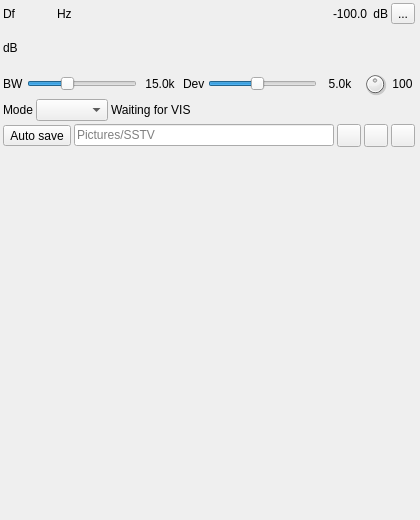
<?xml version="1.0" encoding="UTF-8"?>
<ui version="4.0">
 <class>SSTVDemodGUI</class>
 <widget class="RollupContents" name="SSTVDemodGUI">
  <property name="geometry">
   <rect>
    <x>0</x>
    <y>0</y>
    <width>420</width>
    <height>520</height>
   </rect>
  </property>
  <property name="sizePolicy">
   <sizepolicy hsizetype="Expanding" vsizetype="Expanding">
    <horstretch>0</horstretch>
    <verstretch>0</verstretch>
   </sizepolicy>
  </property>
  <property name="minimumSize">
   <size>
    <width>400</width>
    <height>0</height>
   </size>
  </property>
  <property name="font">
   <font>
    <family>Liberation Sans</family>
    <pointsize>9</pointsize>
   </font>
  </property>
  <property name="windowTitle">
   <string>SSTV Demodulator</string>
  </property>
  <widget class="QWidget" name="settingsContainer" native="true">
   <property name="geometry">
    <rect>
     <x>0</x>
     <y>0</y>
     <width>418</width>
     <height>150</height>
    </rect>
   </property>
   <property name="minimumSize">
    <size>
     <width>400</width>
     <height>0</height>
    </size>
   </property>
   <property name="windowTitle">
    <string>Settings</string>
   </property>
   <layout class="QVBoxLayout" name="settingsLayout">
    <property name="spacing">
     <number>3</number>
    </property>
    <property name="leftMargin">
     <number>3</number>
    </property>
    <property name="topMargin">
     <number>3</number>
    </property>
    <property name="rightMargin">
     <number>3</number>
    </property>
    <property name="bottomMargin">
     <number>3</number>
    </property>
    <item>
     <layout class="QHBoxLayout" name="frequencyPowerLayout">
      <item>
       <widget class="QLabel" name="deltaFrequencyLabel">
        <property name="minimumSize">
         <size>
          <width>16</width>
          <height>0</height>
         </size>
        </property>
        <property name="text">
         <string>Df</string>
        </property>
       </widget>
      </item>
      <item>
       <widget class="ValueDialZ" name="deltaFrequency" native="true">
        <property name="sizePolicy">
         <sizepolicy hsizetype="Maximum" vsizetype="Maximum">
          <horstretch>0</horstretch>
          <verstretch>0</verstretch>
         </sizepolicy>
        </property>
        <property name="minimumSize">
         <size>
          <width>32</width>
          <height>16</height>
         </size>
        </property>
        <property name="font">
         <font>
          <family>Liberation Mono</family>
          <pointsize>12</pointsize>
         </font>
        </property>
        <property name="cursor">
         <cursorShape>PointingHandCursor</cursorShape>
        </property>
        <property name="focusPolicy">
         <enum>Qt::StrongFocus</enum>
        </property>
        <property name="toolTip">
         <string>Demod shift frequency from center in Hz</string>
        </property>
       </widget>
      </item>
      <item>
       <widget class="QLabel" name="deltaFrequencyUnits">
        <property name="text">
         <string>Hz </string>
        </property>
       </widget>
      </item>
      <item>
       <spacer name="frequencySpacer">
        <property name="orientation">
         <enum>Qt::Horizontal</enum>
        </property>
        <property name="sizeHint" stdset="0">
         <size>
          <width>40</width>
          <height>20</height>
         </size>
        </property>
       </spacer>
      </item>
      <item>
       <widget class="QLabel" name="channelPower">
        <property name="toolTip">
         <string>Channel power</string>
        </property>
        <property name="layoutDirection">
         <enum>Qt::RightToLeft</enum>
        </property>
        <property name="text">
         <string>-100.0</string>
        </property>
        <property name="alignment">
         <set>Qt::AlignRight|Qt::AlignTrailing|Qt::AlignVCenter</set>
        </property>
       </widget>
      </item>
      <item>
       <widget class="QLabel" name="channelPowerUnits">
        <property name="text">
         <string> dB</string>
        </property>
       </widget>
      </item>
      <item>
       <widget class="QToolButton" name="audioMute">
        <property name="toolTip">
         <string>Left: Mute/Unmute audio Right: Select audio output device</string>
        </property>
        <property name="text">
         <string>...</string>
        </property>
        <property name="icon">
         <iconset resource="../../../sdrgui/resources/res.qrc">
          <normaloff>:/sound_on.png</normaloff>
          <normalon>:/sound_off.png</normalon>:/sound_on.png</iconset>
        </property>
        <property name="checkable">
         <bool>true</bool>
        </property>
       </widget>
      </item>
     </layout>
    </item>
    <item>
     <layout class="QHBoxLayout" name="powerMeterLayout">
      <item>
       <widget class="QLabel" name="channelPowerMeterUnits">
        <property name="text">
         <string>dB</string>
        </property>
       </widget>
      </item>
      <item>
       <widget class="LevelMeterSignalDB" name="channelPowerMeter" native="true">
        <property name="sizePolicy">
         <sizepolicy hsizetype="Expanding" vsizetype="MinimumExpanding">
          <horstretch>0</horstretch>
          <verstretch>0</verstretch>
         </sizepolicy>
        </property>
        <property name="minimumSize">
         <size>
          <width>0</width>
          <height>24</height>
         </size>
        </property>
        <property name="font">
         <font>
          <family>Liberation Mono</family>
          <pointsize>8</pointsize>
         </font>
        </property>
        <property name="toolTip">
         <string>Level meter (dB) top trace: average, bottom trace: instantaneous peak, tip: peak hold</string>
        </property>
       </widget>
      </item>
     </layout>
    </item>
    <item>
     <layout class="QHBoxLayout" name="rfLayout">
      <item>
       <widget class="QLabel" name="rfBWLabel">
        <property name="text">
         <string>BW</string>
        </property>
       </widget>
      </item>
      <item>
       <widget class="QSlider" name="rfBW">
        <property name="toolTip">
         <string>RF bandwidth (kHz)</string>
        </property>
        <property name="minimum">
         <number>20</number>
        </property>
        <property name="maximum">
         <number>400</number>
        </property>
        <property name="pageStep">
         <number>10</number>
        </property>
        <property name="value">
         <number>150</number>
        </property>
        <property name="orientation">
         <enum>Qt::Horizontal</enum>
        </property>
       </widget>
      </item>
      <item>
       <widget class="QLabel" name="rfBWText">
        <property name="minimumSize">
         <size>
          <width>40</width>
          <height>0</height>
         </size>
        </property>
        <property name="text">
         <string>15.0k</string>
        </property>
        <property name="alignment">
         <set>Qt::AlignCenter</set>
        </property>
       </widget>
      </item>
      <item>
       <widget class="QLabel" name="fmDevLabel">
        <property name="text">
         <string>Dev</string>
        </property>
       </widget>
      </item>
      <item>
       <widget class="QSlider" name="fmDev">
        <property name="toolTip">
         <string>FM peak deviation (kHz). Only scales the audio output level.</string>
        </property>
        <property name="minimum">
         <number>10</number>
        </property>
        <property name="maximum">
         <number>100</number>
        </property>
        <property name="pageStep">
         <number>5</number>
        </property>
        <property name="value">
         <number>50</number>
        </property>
        <property name="orientation">
         <enum>Qt::Horizontal</enum>
        </property>
       </widget>
      </item>
      <item>
       <widget class="QLabel" name="fmDevText">
        <property name="minimumSize">
         <size>
          <width>40</width>
          <height>0</height>
         </size>
        </property>
        <property name="text">
         <string>5.0k</string>
        </property>
        <property name="alignment">
         <set>Qt::AlignCenter</set>
        </property>
       </widget>
      </item>
      <item>
       <widget class="QDial" name="volume">
        <property name="maximumSize">
         <size>
          <width>24</width>
          <height>24</height>
         </size>
        </property>
        <property name="toolTip">
         <string>Audio volume</string>
        </property>
        <property name="maximum">
         <number>200</number>
        </property>
        <property name="value">
         <number>100</number>
        </property>
       </widget>
      </item>
      <item>
       <widget class="QLabel" name="volumeText">
        <property name="minimumSize">
         <size>
          <width>25</width>
          <height>0</height>
         </size>
        </property>
        <property name="toolTip">
         <string>Audio volume (%)</string>
        </property>
        <property name="text">
         <string>100</string>
        </property>
        <property name="alignment">
         <set>Qt::AlignCenter</set>
        </property>
       </widget>
      </item>
     </layout>
    </item>
    <item>
     <layout class="QHBoxLayout" name="modeLayout">
      <item>
       <widget class="QLabel" name="modeLabel">
        <property name="text">
         <string>Mode</string>
        </property>
       </widget>
      </item>
      <item>
       <widget class="QComboBox" name="mode">
        <property name="toolTip">
         <string>SSTV mode. Auto selects the mode from the VIS code at the start of each image. Otherwise the selected mode is used, and an image is also started from the sync pulses when the VIS code was missed.</string>
        </property>
       </widget>
      </item>
      <item>
       <widget class="QLabel" name="status">
        <property name="sizePolicy">
         <sizepolicy hsizetype="Expanding" vsizetype="Preferred">
          <horstretch>0</horstretch>
          <verstretch>0</verstretch>
         </sizepolicy>
        </property>
        <property name="toolTip">
         <string>Decoder status: mode and VIS code of the image being received, rows received and line rate correction</string>
        </property>
        <property name="text">
         <string>Waiting for VIS</string>
        </property>
       </widget>
      </item>
     </layout>
    </item>
    <item>
     <layout class="QHBoxLayout" name="saveLayout">
      <item>
       <widget class="ButtonSwitch" name="autoSave">
        <property name="toolTip">
         <string>Automatically save images to the folder on the right when they are complete (or when reception stops after at least a quarter of the image)</string>
        </property>
        <property name="text">
         <string>Auto save</string>
        </property>
        <property name="checkable">
         <bool>true</bool>
        </property>
       </widget>
      </item>
      <item>
       <widget class="QLineEdit" name="autoSavePath">
        <property name="toolTip">
         <string>Folder for automatically saved images. Empty for the Pictures/SSTV folder.</string>
        </property>
        <property name="placeholderText">
         <string>Pictures/SSTV</string>
        </property>
       </widget>
      </item>
      <item>
       <widget class="QToolButton" name="autoSavePathBrowse">
        <property name="toolTip">
         <string>Select the folder for automatically saved images</string>
        </property>
        <property name="icon">
         <iconset resource="../../../sdrgui/resources/res.qrc">
          <normaloff>:/load.png</normaloff>:/load.png</iconset>
        </property>
       </widget>
      </item>
      <item>
       <widget class="QToolButton" name="saveImage">
        <property name="toolTip">
         <string>Save the image to a file</string>
        </property>
        <property name="icon">
         <iconset resource="../../../sdrgui/resources/res.qrc">
          <normaloff>:/save.png</normaloff>:/save.png</iconset>
        </property>
       </widget>
      </item>
      <item>
       <widget class="QToolButton" name="clearImage">
        <property name="toolTip">
         <string>Clear the image and abandon the image being received</string>
        </property>
        <property name="icon">
         <iconset resource="../../../sdrgui/resources/res.qrc">
          <normaloff>:/bin.png</normaloff>:/bin.png</iconset>
        </property>
       </widget>
      </item>
     </layout>
    </item>
   </layout>
  </widget>
  <widget class="QWidget" name="imageContainer" native="true">
   <property name="geometry">
    <rect>
     <x>0</x>
     <y>160</y>
     <width>418</width>
     <height>340</height>
    </rect>
   </property>
   <property name="sizePolicy">
    <sizepolicy hsizetype="Expanding" vsizetype="Expanding">
     <horstretch>0</horstretch>
     <verstretch>0</verstretch>
    </sizepolicy>
   </property>
   <property name="windowTitle">
    <string>Image</string>
   </property>
   <layout class="QVBoxLayout" name="imageLayout">
    <property name="spacing">
     <number>2</number>
    </property>
    <property name="leftMargin">
     <number>3</number>
    </property>
    <property name="topMargin">
     <number>3</number>
    </property>
    <property name="rightMargin">
     <number>3</number>
    </property>
    <property name="bottomMargin">
     <number>3</number>
    </property>
    <item>
     <widget class="QLabel" name="image">
      <property name="sizePolicy">
       <sizepolicy hsizetype="Ignored" vsizetype="Ignored">
        <horstretch>0</horstretch>
        <verstretch>0</verstretch>
       </sizepolicy>
      </property>
      <property name="minimumSize">
       <size>
        <width>320</width>
        <height>240</height>
       </size>
      </property>
      <property name="toolTip">
       <string>Received image</string>
      </property>
      <property name="alignment">
       <set>Qt::AlignCenter</set>
      </property>
     </widget>
    </item>
   </layout>
  </widget>
 </widget>
 <customwidgets>
  <customwidget>
   <class>RollupContents</class>
   <extends>QWidget</extends>
   <header>gui/rollupcontents.h</header>
   <container>1</container>
  </customwidget>
  <customwidget>
   <class>ValueDialZ</class>
   <extends>QWidget</extends>
   <header>gui/valuedialz.h</header>
   <container>1</container>
  </customwidget>
  <customwidget>
   <class>ButtonSwitch</class>
   <extends>QToolButton</extends>
   <header>gui/buttonswitch.h</header>
  </customwidget>
  <customwidget>
   <class>LevelMeterSignalDB</class>
   <extends>QWidget</extends>
   <header>gui/levelmeter.h</header>
   <container>1</container>
  </customwidget>
 </customwidgets>
 <tabstops>
  <tabstop>deltaFrequency</tabstop>
  <tabstop>audioMute</tabstop>
  <tabstop>rfBW</tabstop>
  <tabstop>fmDev</tabstop>
  <tabstop>volume</tabstop>
  <tabstop>mode</tabstop>
  <tabstop>autoSave</tabstop>
  <tabstop>autoSavePath</tabstop>
  <tabstop>autoSavePathBrowse</tabstop>
  <tabstop>saveImage</tabstop>
  <tabstop>clearImage</tabstop>
 </tabstops>
 <resources>
  <include location="../../../sdrgui/resources/res.qrc"/>
 </resources>
 <connections/>
</ui>
